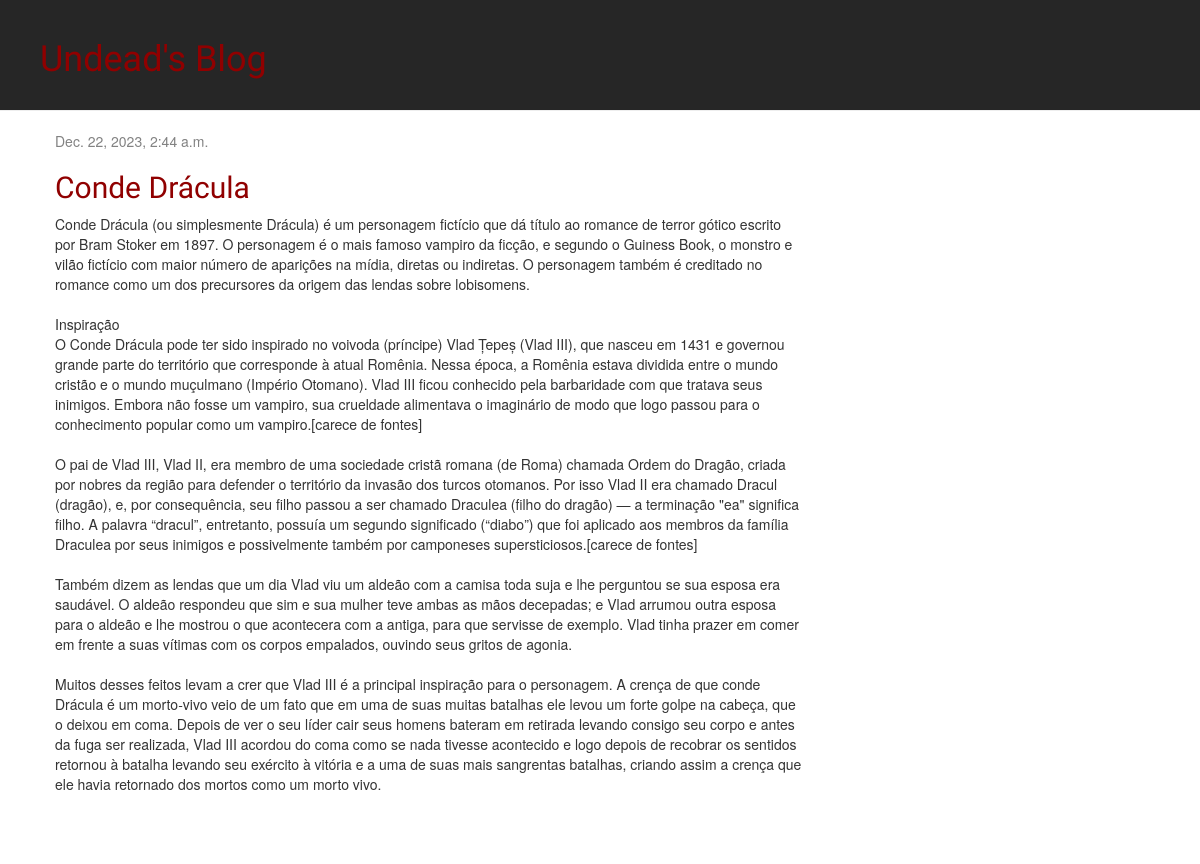
/post/1, run on an earlier commit of the app's database.
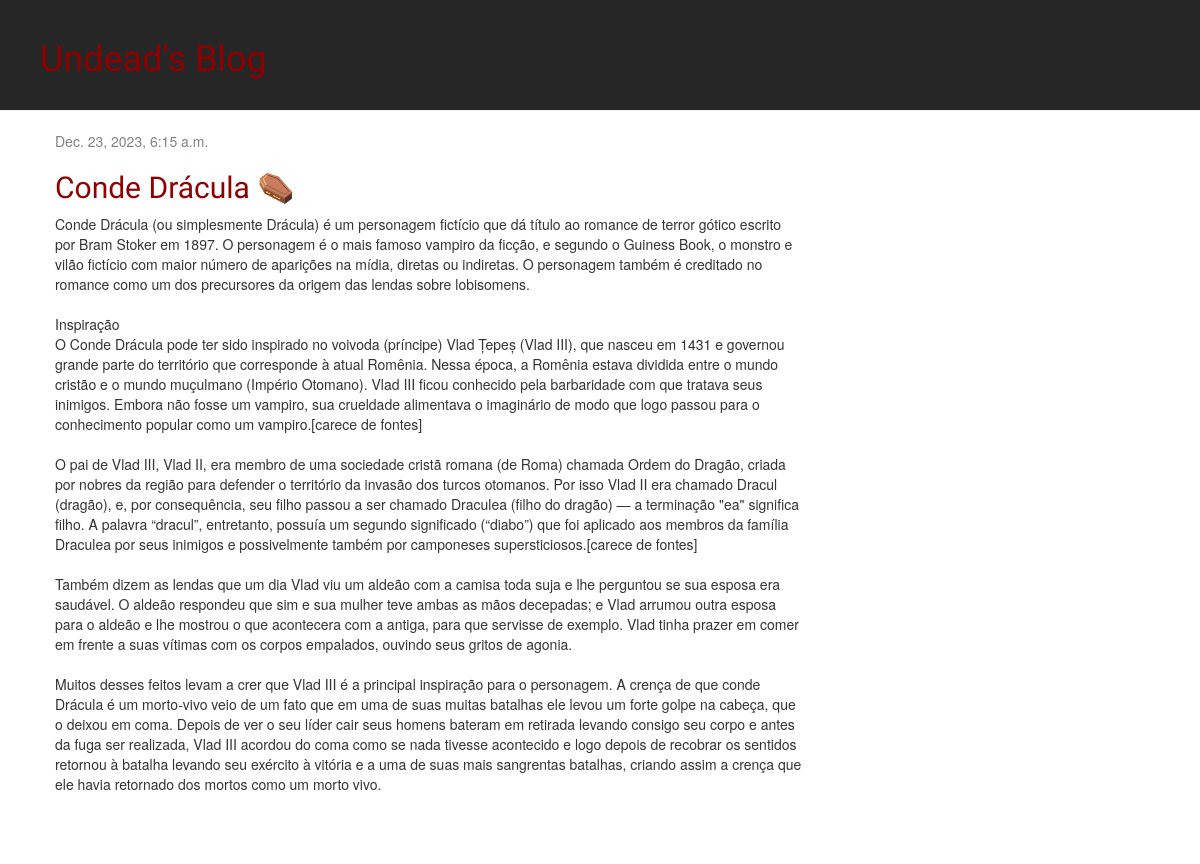
And on a later commit of the database.
### blog/models.py (models this page shows, shortened)
class Post(models.Model):
  author = models.ForeignKey(settings.AUTH_USER_MODEL, on_delete = models.CASCADE)
  title = models.CharField(max_length = 200)
  text = models.TextField()
  created_date = models.DateTimeField(default = timezone.now)
  published_date = models.DateTimeField(blank = True, null = True)

### blog/views.py (the view)
# urls.py: path('post/<int:pk>', views.post_detail, name = 'post_detail'),
def post_detail(request, pk):
  post = get_object_or_404(Post, pk=pk)
  return render(request, 'blog/post_detail.html', {'post': post})

### blog/templates/blog/post_detail.html (shortened to what this page needs)
{% extends 'blog/base.html' %}
{% block content %}
<div class="post">
   <div class="date-and-icon">
      {% if post.published_date %}
         <div class="date">
            {{ post.published_date }}
         </div>
      {% endif %}
   </div>
   <div class="title-detail">
      <h2>{{ post.title }}</h2>
   </div>
   <p>{{ post.text|linebreaksbr }}</p>
</div>
{% endblock %}

### blog/templates/blog/base.html (shortened to what this page needs)
{% load static %}
<html>
  <head>
    <link rel = "stylesheet" href = "//maxcdn.bootstrapcdn.com/bootstrap/3.2.0/css/bootstrap.min.css">
    <link rel = "stylesheet" href = "//maxcdn.bootstrapcdn.com/bootstrap/3.2.0/css/bootstrap-theme.min.css">
    <link rel = "stylesheet" href = "{% static 'css/blog.css' %}">
  </head>
  <body>
    <div class="page-header">
       <h1><a href="/">Undead's Blog</a></h1>
    </div>
    <div class="content container">
        <div class="row">
            <div class="col-md-8">
                {% block content %}
                {% endblock %}
            </div>
        </div>
    </div>
  </body>
</html>

### blog/static/css/blog.css (style rules this page uses)
.page-header { background-color: #262626; margin-top: 0; padding: 20px 20px 20px 40px; }
.content { margin-left: 40px }
h1, h2, h3, h4 { font-family: 'Lobster', cursive; }
.date { color: #828282; float: right }
.post { margin-bottom: 70px; }
h1 a, h2 a, .title-detail { color: #900000; }
.date-and-icon { display: flex; align-items: right; }

What changed in the data, as far as the page shows it:
changed Post: published_date "Dec. 22, 2023, 2:44 a.m." → "Dec. 23, 2023, 6:15 a.m."; title "Conde Drácula" → "Conde Drácula ⚰️"
